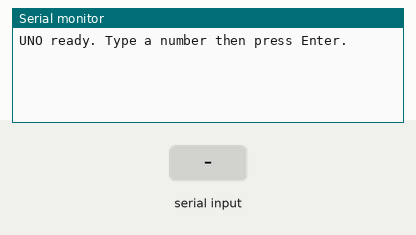
Simulated run of this sketch. Board: Arduino Uno, built with avr-gcc and run on an emulated ATmega328P. On the bench: the last lines printed to the serial monitor. Inputs (shaded band) come from the test bench.

Above: at 1.2 s.
1.3 s: "90,45\n" received over Serial
At 2.2 s:
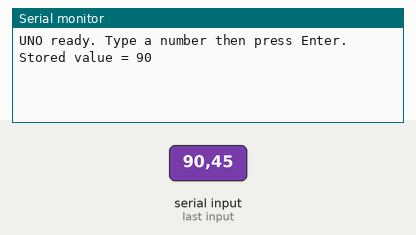
2.8 s: "30,150\n" received over Serial
At 3.4 s:
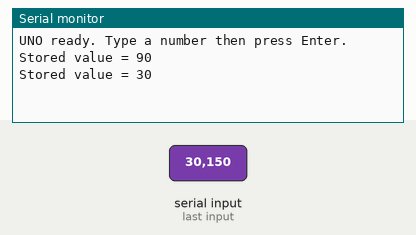

Measured:
- after the input at 1.3 s, the serial monitor: prints a new line at once (image 1)
- after the input at 2.8 s, the serial monitor: prints a new line at once (image 2)

The sketch:

Arduino_int_i2c_protocol.ino
```cpp
#include <Wire.h>

#define I2C_ADDR 0x08

volatile int32_t latestValue = 0;
volatile bool hasNew = false;

void onRequest() {
  int32_t v = latestValue;

  Wire.write((uint8_t*)&v, sizeof(v));

  uint8_t flag = hasNew ? 1 : 0;
  Wire.write(flag);
  hasNew = false;
}

void setup() {
  Serial.begin(9600);
  while (!Serial) {}

  Wire.begin(I2C_ADDR);
  Wire.onRequest(onRequest);

  Serial.println("UNO ready. Type a number then press Enter.");
}

void loop() {
  if (Serial.available()) {
    String s = Serial.readStringUntil('\n');
    s.trim();
    if (s.length() > 0) {
      long v = s.toInt();
      latestValue = (int32_t)v;
      hasNew = true;

      Serial.print("Stored value = ");
      Serial.println((int32_t)v);
    }
  }
}
```
